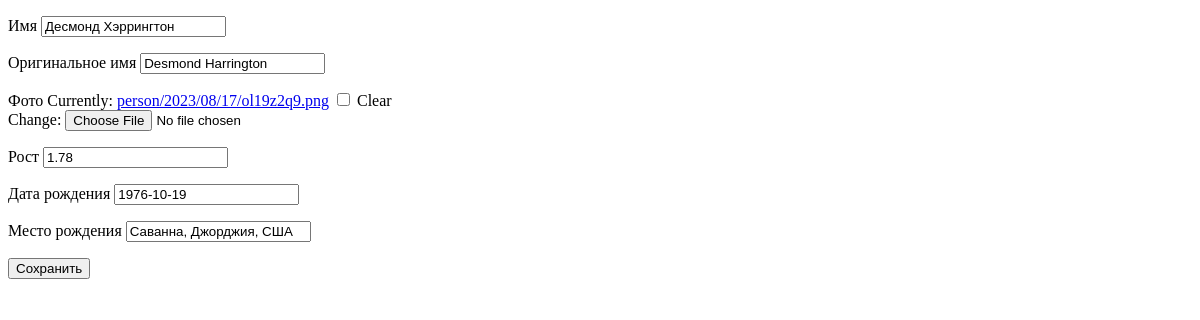
Page /person/1/edit on the earlier database version.
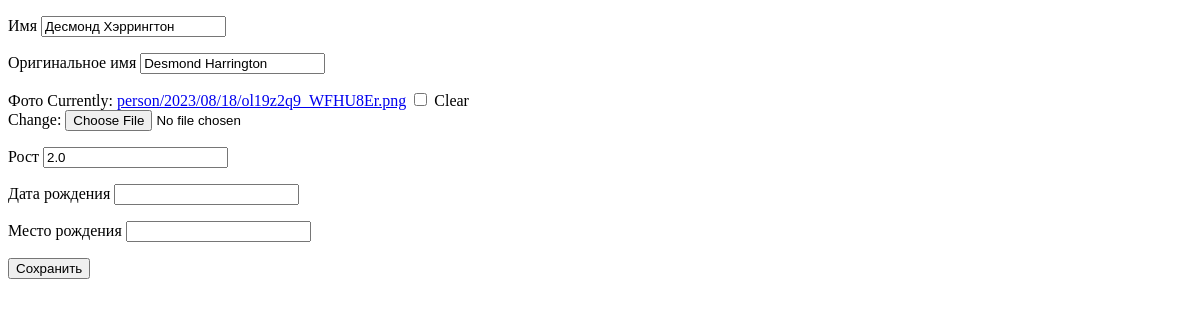
Same page on the later database version.
### movies/models.py (models this page shows, shortened)
class Person(models.Model):
    name = models.CharField(max_length=255, unique=True, verbose_name='Имя')
    orig_name = models.CharField(max_length=255, unique=True, blank=True, verbose_name='Оригинальное имя')
    photo = models.ImageField(upload_to="person/%Y/%m/%d/", blank=True, verbose_name='Фото')
    height = models.FloatField(blank=True, null=True, verbose_name='Рост')
    date_of_birth = models.DateField(blank=True, null=True, verbose_name='Дата рождения')
    birthplace = models.CharField(max_length=255, blank=True, null=True, verbose_name='Место рождения')

### actor/views.py (the view)
# urls.py: path('<int:pk>/edit', (PersonEdit.as_view()), name='person_edit'),
class PersonEdit(UpdateView):
    form_class = PersonForm
    model = Person
    template_name = 'person_edit.html'

### actor/forms.py
class PersonForm(forms.ModelForm):
    class Meta:
        model = Person
        fields = '__all__'

### templates/person_edit.html (shortened to what this page needs)
<!DOCTYPE html>
<html lang="en">
{% block content %}
    <div class="edit-form">
     <form class="edit-form"    action="" method="post" enctype="multipart/form-data">
{% for f in form %}
        <p><label class="form-label" for="{{ f.id_for_label }}">{{f.label}} </label>{{ f }}</p>
{% endfor %}
    <input type="submit" value="Сохранить" />
    </form>
    </div>
{% endblock content %}

Differences in the rows shown:
changed Person "Десмонд Хэррингтон": height "1.78" → "2.0"; date_of_birth "1976-10-19" → (not shown); birthplace "Саванна, Джорджия, США" → (not shown)
Other differences:
text no longer shown: "Currently: person/2023/08/17/ol19z2q9.png Clear Change:"
text now shown: "Currently: person/2023/08/18/ol19z2q9_WFHU8Er.png Clear Change:"
